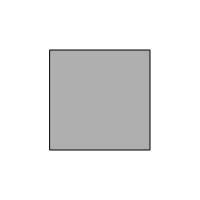
Frame 1 (no input)
Frame 60 (no input): identical to frame 1, image omitted
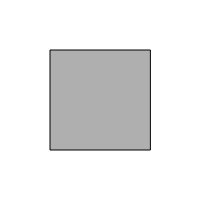
Frame 120 (the mouse pressed at the canvas centre since frame 60)

The p5.js sketch that drew these frames (run headless with seeded random() and noise() and a simulated clock; from frame 60 on, the mouse is pressed at the canvas centre):

// p5.js sketch
// ── sketch.js
// Learning Processing
// Daniel Shiffman
// http://www.learningprocessing.com

// Example 14-5: Rectangle rotating around center

function setup() {
  createCanvas(200, 200);
}

function draw() {
  background(255);
  stroke(0);
  fill(175);

  // Translate origin to center
  translate(width/2, height/2);

  // The greek letter, theta, is often used as the name of a variable to store an angle
  // The angle ranges from 0 to TWO_PI using the map() function
  var theta = map(mouseX, 0, width, 0, TWO_PI); 

  // Rotate by the angle theta
  rotate(theta);

  // Display rectangle with CENTER mode
  rectMode(CENTER);
  rect(0, 0, 100, 100);
}
